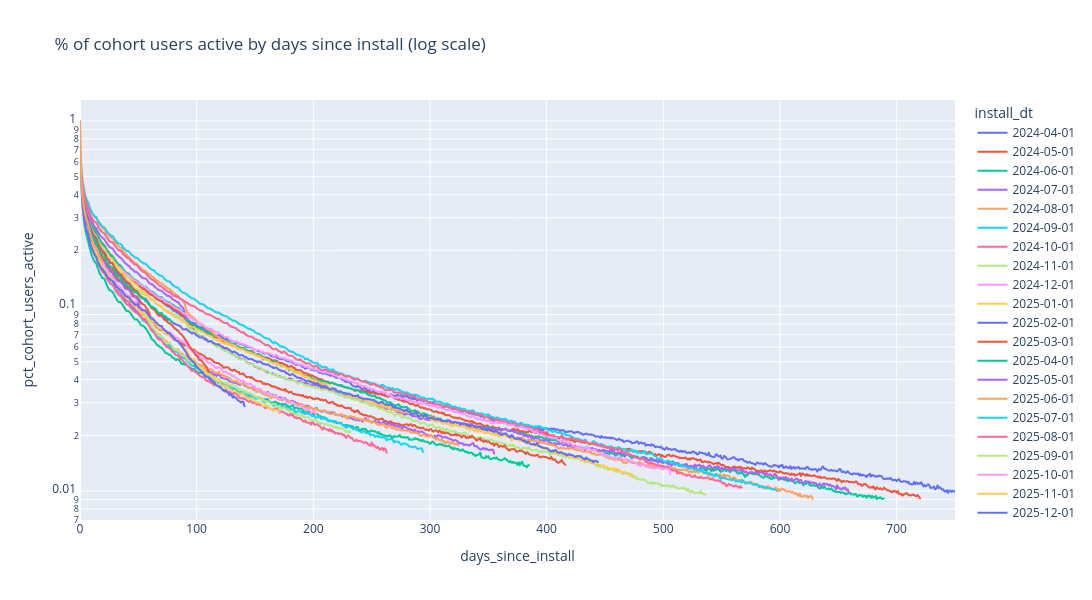

The notebook cell this image was saved under:
### Code cell
# hide-output

# apply a log transformation to the y axis to better visualize the differences between cohorts, especially in the later days since install where the percentage of active users is very low
fig = px.line(users_agg, 
              x='days_since_install', 
              y='pct_cohort_users_active',
              color='install_dt',
              title='% of cohort users active by days since install (log scale)',
              width=1200,
              height=600,
              hover_data={'pct_cohort_users_active': ':.2%', 'unique_users': True, 'total_cohort_users': True},
              log_y=True)


fig.show()

### Figure 1 — Plotly figure (JSON) as saved in the notebook; plotly's stock layout.template omitted (floating-point values rounded to 4 significant figures; data arrays with more than 128 entries replaced by an {"elided": "..."} marker saying what was removed)
{"data": [{"customdata": {"elided": "751x2 int values"}, "hovertemplate": "install_dt=2024-04-01<br>days_since_install=%{x}<br>pct_cohort_users_active=%{y:.2%}<br>unique_users=%{customdata[0]}<br>total_cohort_users=%{customdata[1]}<extra></extra>", "legendgroup": "2024-04-01", "line": {"color": "#636efa", "dash": "solid"}, "marker": {"symbol": "circle"}, "mode": "lines", "name": "2024-04-01", "showlegend": true, "type": "scattergl", "x": {"elided": "751 int values"}, "xaxis": "x", "y": {"elided": "751 float values"}, "yaxis": "y"}, {"customdata": {"elided": "721x2 int values"}, "hovertemplate": "install_dt=2024-05-01<br>days_since_install=%{x}<br>pct_cohort_users_active=%{y:.2%}<br>unique_users=%{customdata[0]}<br>total_cohort_users=%{customdata[1]}<extra></extra>", "legendgroup": "2024-05-01", "line": {"color": "#EF553B", "dash": "solid"}, "marker": {"symbol": "circle"}, "mode": "lines", "name": "2024-05-01", "showlegend": true, "type": "scattergl", "x": {"elided": "721 int values"}, "xaxis": "x", "y": {"elided": "721 float values"}, "yaxis": "y"}, {"customdata": {"elided": "690x2 int values"}, "hovertemplate": "install_dt=2024-06-01<br>days_since_install=%{x}<br>pct_cohort_users_active=%{y:.2%}<br>unique_users=%{customdata[0]}<br>total_cohort_users=%{customdata[1]}<extra></extra>", "legendgroup": "2024-06-01", "line": {"color": "#00cc96", "dash": "solid"}, "marker": {"symbol": "circle"}, "mode": "lines", "name": "2024-06-01", "showlegend": true, "type": "scattergl", "x": {"elided": "690 int values"}, "xaxis": "x", "y": {"elided": "690 float values"}, "yaxis": "y"}, {"customdata": {"elided": "660x2 int values"}, "hovertemplate": "install_dt=2024-07-01<br>days_since_install=%{x}<br>pct_cohort_users_active=%{y:.2%}<br>unique_users=%{customdata[0]}<br>total_cohort_users=%{customdata[1]}<extra></extra>", "legendgroup": "2024-07-01", "line": {"color": "#ab63fa", "dash": "solid"}, "marker": {"symbol": "circle"}, "mode": "lines", "name": "2024-07-01", "showlegend": true, "type": "scattergl", "x": {"elided": "660 int values"}, "xaxis": "x", "y": {"elided": "660 float values"}, "yaxis": "y"}, {"customdata": {"elided": "629x2 int values"}, "hovertemplate": "install_dt=2024-08-01<br>days_since_install=%{x}<br>pct_cohort_users_active=%{y:.2%}<br>unique_users=%{customdata[0]}<br>total_cohort_users=%{customdata[1]}<extra></extra>", "legendgroup": "2024-08-01", "line": {"color": "#FFA15A", "dash": "solid"}, "marker": {"symbol": "circle"}, "mode": "lines", "name": "2024-08-01", "showlegend": true, "type": "scattergl", "x": {"elided": "629 int values"}, "xaxis": "x", "y": {"elided": "629 float values"}, "yaxis": "y"}, {"customdata": {"elided": "598x2 int values"}, "hovertemplate": "install_dt=2024-09-01<br>days_since_install=%{x}<br>pct_cohort_users_active=%{y:.2%}<br>unique_users=%{customdata[0]}<br>total_cohort_users=%{customdata[1]}<extra></extra>", "legendgroup": "2024-09-01", "line": {"color": "#19d3f3", "dash": "solid"}, "marker": {"symbol": "circle"}, "mode": "lines", "name": "2024-09-01", "showlegend": true, "type": "scattergl", "x": {"elided": "598 int values"}, "xaxis": "x", "y": {"elided": "598 float values"}, "yaxis": "y"}, {"customdata": {"elided": "568x2 int values"}, "hovertemplate": "install_dt=2024-10-01<br>days_since_install=%{x}<br>pct_cohort_users_active=%{y:.2%}<br>unique_users=%{customdata[0]}<br>total_cohort_users=%{customdata[1]}<extra></extra>", "legendgroup": "2024-10-01", "line": {"color": "#FF6692", "dash": "solid"}, "marker": {"symbol": "circle"}, "mode": "lines", "name": "2024-10-01", "showlegend": true, "type": "scattergl", "x": {"elided": "568 int values"}, "xaxis": "x", "y": {"elided": "568 float values"}, "yaxis": "y"}, {"customdata": {"elided": "537x2 int values"}, "hovertemplate": "install_dt=2024-11-01<br>days_since_install=%{x}<br>pct_cohort_users_active=%{y:.2%}<br>unique_users=%{customdata[0]}<br>total_cohort_users=%{customdata[1]}<extra></extra>", "legendgroup": "2024-11-01", "line": {"color": "#B6E880", "dash": "solid"}, "marker": {"symbol": "circle"}, "mode": "lines", "name": "2024-11-01", "showlegend": true, "type": "scattergl", "x": {"elided": "537 int values"}, "xaxis": "x", "y": {"elided": "537 float values"}, "yaxis": "y"}, {"customdata": {"elided": "507x2 int values"}, "hovertemplate": "install_dt=2024-12-01<br>days_since_install=%{x}<br>pct_cohort_users_active=%{y:.2%}<br>unique_users=%{customdata[0]}<br>total_cohort_users=%{customdata[1]}<extra></extra>", "legendgroup": "2024-12-01", "line": {"color": "#FF97FF", "dash": "solid"}, "marker": {"symbol": "circle"}, "mode": "lines", "name": "2024-12-01", "showlegend": true, "type": "scattergl", "x": {"elided": "507 int values"}, "xaxis": "x", "y": {"elided": "507 float values"}, "yaxis": "y"}, {"customdata": {"elided": "476x2 int values"}, "hovertemplate": "install_dt=2025-01-01<br>days_since_install=%{x}<br>pct_cohort_users_active=%{y:.2%}<br>unique_users=%{customdata[0]}<br>total_cohort_users=%{customdata[1]}<extra></extra>", "legendgroup": "2025-01-01", "line": {"color": "#FECB52", "dash": "solid"}, "marker": {"symbol": "circle"}, "mode": "lines", "name": "2025-01-01", "showlegend": true, "type": "scattergl", "x": {"elided": "476 int values"}, "xaxis": "x", "y": {"elided": "476 float values"}, "yaxis": "y"}, {"customdata": {"elided": "445x2 int values"}, "hovertemplate": "install_dt=2025-02-01<br>days_since_install=%{x}<br>pct_cohort_users_active=%{y:.2%}<br>unique_users=%{customdata[0]}<br>total_cohort_users=%{customdata[1]}<extra></extra>", "legendgroup": "2025-02-01", "line": {"color": "#636efa", "dash": "solid"}, "marker": {"symbol": "circle"}, "mode": "lines", "name": "2025-02-01", "showlegend": true, "type": "scattergl", "x": {"elided": "445 int values"}, "xaxis": "x", "y": {"elided": "445 float values"}, "yaxis": "y"}, {"customdata": {"elided": "417x2 int values"}, "hovertemplate": "install_dt=2025-03-01<br>days_since_install=%{x}<br>pct_cohort_users_active=%{y:.2%}<br>unique_users=%{customdata[0]}<br>total_cohort_users=%{customdata[1]}<extra></extra>", "legendgroup": "2025-03-01", "line": {"color": "#EF553B", "dash": "solid"}, "marker": {"symbol": "circle"}, "mode": "lines", "name": "2025-03-01", "showlegend": true, "type": "scattergl", "x": {"elided": "417 int values"}, "xaxis": "x", "y": {"elided": "417 float values"}, "yaxis": "y"}, {"customdata": {"elided": "386x2 int values"}, "hovertemplate": "install_dt=2025-04-01<br>days_since_install=%{x}<br>pct_cohort_users_active=%{y:.2%}<br>unique_users=%{customdata[0]}<br>total_cohort_users=%{customdata[1]}<extra></extra>", "legendgroup": "2025-04-01", "line": {"color": "#00cc96", "dash": "solid"}, "marker": {"symbol": "circle"}, "mode": "lines", "name": "2025-04-01", "showlegend": true, "type": "scattergl", "x": {"elided": "386 int values"}, "xaxis": "x", "y": {"elided": "386 float values"}, "yaxis": "y"}, {"customdata": {"elided": "356x2 int values"}, "hovertemplate": "install_dt=2025-05-01<br>days_since_install=%{x}<br>pct_cohort_users_active=%{y:.2%}<br>unique_users=%{customdata[0]}<br>total_cohort_users=%{customdata[1]}<extra></extra>", "legendgroup": "2025-05-01", "line": {"color": "#ab63fa", "dash": "solid"}, "marker": {"symbol": "circle"}, "mode": "lines", "name": "2025-05-01", "showlegend": true, "type": "scattergl", "x": {"elided": "356 int values"}, "xaxis": "x", "y": {"elided": "356 float values"}, "yaxis": "y"}, {"customdata": {"elided": "325x2 int values"}, "hovertemplate": "install_dt=2025-06-01<br>days_since_install=%{x}<br>pct_cohort_users_active=%{y:.2%}<br>unique_users=%{customdata[0]}<br>total_cohort_users=%{customdata[1]}<extra></extra>", "legendgroup": "2025-06-01", "line": {"color": "#FFA15A", "dash": "solid"}, "marker": {"symbol": "circle"}, "mode": "lines", "name": "2025-06-01", "showlegend": true, "type": "scattergl", "x": {"elided": "325 int values"}, "xaxis": "x", "y": {"elided": "325 float values"}, "yaxis": "y"}, {"customdata": {"elided": "295x2 int values"}, "hovertemplate": "install_dt=2025-07-01<br>days_since_install=%{x}<br>pct_cohort_users_active=%{y:.2%}<br>unique_users=%{customdata[0]}<br>total_cohort_users=%{customdata[1]}<extra></extra>", "legendgroup": "2025-07-01", "line": {"color": "#19d3f3", "dash": "solid"}, "marker": {"symbol": "circle"}, "mode": "lines", "name": "2025-07-01", "showlegend": true, "type": "scattergl", "x": {"elided": "295 int values"}, "xaxis": "x", "y": {"elided": "295 float values"}, "yaxis": "y"}, {"customdata": {"elided": "264x2 int values"}, "hovertemplate": "install_dt=2025-08-01<br>days_since_install=%{x}<br>pct_cohort_users_active=%{y:.2%}<br>unique_users=%{customdata[0]}<br>total_cohort_users=%{customdata[1]}<extra></extra>", "legendgroup": "2025-08-01", "line": {"color": "#FF6692", "dash": "solid"}, "marker": {"symbol": "circle"}, "mode": "lines", "name": "2025-08-01", "showlegend": true, "type": "scattergl", "x": {"elided": "264 int values"}, "xaxis": "x", "y": {"elided": "264 float values"}, "yaxis": "y"}, {"customdata": {"elided": "233x2 int values"}, "hovertemplate": "install_dt=2025-09-01<br>days_since_install=%{x}<br>pct_cohort_users_active=%{y:.2%}<br>unique_users=%{customdata[0]}<br>total_cohort_users=%{customdata[1]}<extra></extra>", "legendgroup": "2025-09-01", "line": {"color": "#B6E880", "dash": "solid"}, "marker": {"symbol": "circle"}, "mode": "lines", "name": "2025-09-01", "showlegend": true, "type": "scattergl", "x": {"elided": "233 int values"}, "xaxis": "x", "y": {"elided": "233 float values"}, "yaxis": "y"}, {"customdata": {"elided": "203x2 int values"}, "hovertemplate": "install_dt=2025-10-01<br>days_since_install=%{x}<br>pct_cohort_users_active=%{y:.2%}<br>unique_users=%{customdata[0]}<br>total_cohort_users=%{customdata[1]}<extra></extra>", "legendgroup": "2025-10-01", "line": {"color": "#FF97FF", "dash": "solid"}, "marker": {"symbol": "circle"}, "mode": "lines", "name": "2025-10-01", "showlegend": true, "type": "scattergl", "x": {"elided": "203 int values"}, "xaxis": "x", "y": {"elided": "203 float values"}, "yaxis": "y"}, {"customdata": {"elided": "172x2 int values"}, "hovertemplate": "install_dt=2025-11-01<br>days_since_install=%{x}<br>pct_cohort_users_active=%{y:.2%}<br>unique_users=%{customdata[0]}<br>total_cohort_users=%{customdata[1]}<extra></extra>", "legendgroup": "2025-11-01", "line": {"color": "#FECB52", "dash": "solid"}, "marker": {"symbol": "circle"}, "mode": "lines", "name": "2025-11-01", "showlegend": true, "type": "scattergl", "x": {"elided": "172 int values"}, "xaxis": "x", "y": {"elided": "172 float values"}, "yaxis": "y"}, {"customdata": {"elided": "142x2 int values"}, "hovertemplate": "install_dt=2025-12-01<br>days_since_install=%{x}<br>pct_cohort_users_active=%{y:.2%}<br>unique_users=%{customdata[0]}<br>total_cohort_users=%{customdata[1]}<extra></extra>", "legendgroup": "2025-12-01", "line": {"color": "#636efa", "dash": "solid"}, "marker": {"symbol": "circle"}, "mode": "lines", "name": "2025-12-01", "showlegend": true, "type": "scattergl", "x": {"elided": "142 int values"}, "xaxis": "x", "y": {"elided": "142 float values"}, "yaxis": "y"}, {"customdata": {"elided": "111x2 int values"}, "hovertemplate": "install_dt=2026-01-01<br>days_since_install=%{x}<br>pct_cohort_users_active=%{y:.2%}<br>unique_users=%{customdata[0]}<br>total_cohort_users=%{customdata[1]}<extra></extra>", "legendgroup": "2026-01-01", "line": {"color": "#EF553B", "dash": "solid"}, "marker": {"symbol": "circle"}, "mode": "lines", "name": "2026-01-01", "showlegend": true, "type": "scattergl", "x": [0, 1, 2, 3, 4, 5, 6, 7, 8, 9, 10, 11, 12, 13, 14, 15, 16, 17, 18, 19, 20, 21, 22, 23, 24, 25, 26, 27, 28, 29, 30, 31, 32, 33, 34, 35, 36, 37, 38, 39, 40, 41, 42, 43, 44, 45, 46, 47, 48, 49, 50, 51, 52, 53, 54, 55, 56, 57, 58, 59, 60, 61, 62, 63, 64, 65, 66, 67, 68, 69, 70, 71, 72, 73, 74, 75, 76, 77, 78, 79, 80, 81, 82, 83, 84, 85, 86, 87, 88, 89, 90, 91, 92, 93, 94, 95, 96, 97, 98, 99, 100, 101, 102, 103, 104, 105, 106, 107, 108, 109, 110], "xaxis": "x", "y": [0.9876, 0.5167, 0.4117, 0.3648, 0.3362, 0.3143, 0.3018, 0.2887, 0.2726, 0.2613, 0.2523, 0.2435, 0.2362, 0.232, 0.2274, 0.2192, 0.2128, 0.2067, 0.2014, 0.1986, 0.1932, 0.1916, 0.1847, 0.1824, 0.1784, 0.1751, 0.1707, 0.1704, 0.1704, 0.1646, 0.1609, 0.1574, 0.1545, 0.1518, 0.1487, 0.1482, 0.1462, 0.1424, 0.14, 0.1367, 0.1355, 0.1338, 0.1333, 0.1305, 0.1278, 0.1252, 0.1235, 0.1218, 0.1206, 0.1203, 0.1171, 0.1148, 0.1129, 0.1119, 0.1108, 0.1093, 0.1077, 0.1062, 0.1046, 0.1017, 0.1006, 0.09778, 0.09708, 0.09584, 0.09507, 0.09308, 0.09126, 0.08919, 0.08836, 0.08876, 0.08822, 0.08695, 0.08447, 0.08394, 0.08329, 0.08198, 0.08065, 0.08068, 0.07957, 0.07903, 0.07709, 0.07573, 0.07538, 0.0739, 0.07388, 0.07218, 0.07093, 0.07008, 0.06885, 0.06786, 0.06605, 0.06496, 0.0636, 0.06168, 0.06027, 0.05923, 0.05798, 0.05707, 0.05601, 0.05439, 0.05392, 0.053, 0.05112, 0.05126, 0.05068, 0.04992, 0.04899, 0.04821, 0.04705, 0.04649, 0.0445], "yaxis": "y"}, {"customdata": {"elided": "80x2 int values"}, "hovertemplate": "install_dt=2026-02-01<br>days_since_install=%{x}<br>pct_cohort_users_active=%{y:.2%}<br>unique_users=%{customdata[0]}<br>total_cohort_users=%{customdata[1]}<extra></extra>", "legendgroup": "2026-02-01", "line": {"color": "#00cc96", "dash": "solid"}, "marker": {"symbol": "circle"}, "mode": "lines", "name": "2026-02-01", "showlegend": true, "type": "scattergl", "x": [0, 1, 2, 3, 4, 5, 6, 7, 8, 9, 10, 11, 12, 13, 14, 15, 16, 17, 18, 19, 20, 21, 22, 23, 24, 25, 26, 27, 28, 29, 30, 31, 32, 33, 34, 35, 36, 37, 38, 39, 40, 41, 42, 43, 44, 45, 46, 47, 48, 49, 50, 51, 52, 53, 54, 55, 56, 57, 58, 59, 60, 61, 62, 63, 64, 65, 66, 67, 68, 69, 70, 71, 72, 73, 74, 75, 76, 77, 78, 79], "xaxis": "x", "y": [0.988, 0.5006, 0.399, 0.358, 0.3262, 0.3061, 0.2921, 0.2805, 0.2666, 0.2525, 0.2432, 0.2323, 0.2296, 0.2216, 0.2193, 0.211, 0.2022, 0.1977, 0.1925, 0.1881, 0.1849, 0.1853, 0.1792, 0.1729, 0.1706, 0.1652, 0.1637, 0.1623, 0.1602, 0.157, 0.1523, 0.1487, 0.1455, 0.1453, 0.1435, 0.1412, 0.138, 0.1359, 0.1336, 0.1312, 0.1298, 0.1272, 0.1279, 0.1254, 0.1237, 0.1216, 0.1196, 0.1183, 0.1186, 0.1172, 0.1149, 0.1128, 0.1115, 0.1102, 0.1094, 0.1102, 0.1063, 0.1056, 0.1039, 0.102, 0.1015, 0.09894, 0.09938, 0.09763, 0.09765, 0.09632, 0.09421, 0.09224, 0.09178, 0.09154, 0.09202, 0.0895, 0.0886, 0.08836, 0.08673, 0.08569, 0.08525, 0.08462, 0.08287, 0.08224], "yaxis": "y"}, {"customdata": [[37981, 38398], [18568, 38398], [14794, 38398], [13031, 38398], [11950, 38398], [11233, 38398], [10692, 38398], [10358, 38398], [9605, 38398], [9127, 38398], [8708, 38398], [8492, 38398], [8290, 38398], [8064, 38398], [7937, 38398], [7664, 38398], [7286, 38398], [7098, 38398], [6936, 38398], [6731, 38398], [6672, 38398], [6660, 38398], [6494, 38398], [6255, 38398], [6188, 38398], [6054, 38398], [5895, 38398], [5851, 38398], [5766, 38398], [5619, 38398], [5501, 38398], [5391, 38398], [5269, 38398], [5218, 38398], [5193, 38398], [5203, 38398], [5066, 38398], [5009, 38398], [4831, 38398], [4755, 38398], [4733, 38398], [4721, 38398], [4691, 38398], [4601, 38398], [4444, 38398], [4343, 38398], [4317, 38398], [4293, 38398], [4245, 38398], [4194, 38398], [4102, 38398], [3913, 38398]], "hovertemplate": "install_dt=2026-03-01<br>days_since_install=%{x}<br>pct_cohort_users_active=%{y:.2%}<br>unique_users=%{customdata[0]}<br>total_cohort_users=%{customdata[1]}<extra></extra>", "legendgroup": "2026-03-01", "line": {"color": "#ab63fa", "dash": "solid"}, "marker": {"symbol": "circle"}, "mode": "lines", "name": "2026-03-01", "showlegend": true, "type": "scattergl", "x": [0, 1, 2, 3, 4, 5, 6, 7, 8, 9, 10, 11, 12, 13, 14, 15, 16, 17, 18, 19, 20, 21, 22, 23, 24, 25, 26, 27, 28, 29, 30, 31, 32, 33, 34, 35, 36, 37, 38, 39, 40, 41, 42, 43, 44, 45, 46, 47, 48, 49, 50, 51], "xaxis": "x", "y": [0.9891, 0.4836, 0.3853, 0.3394, 0.3112, 0.2925, 0.2785, 0.2698, 0.2501, 0.2377, 0.2268, 0.2212, 0.2159, 0.21, 0.2067, 0.1996, 0.1897, 0.1849, 0.1806, 0.1753, 0.1738, 0.1734, 0.1691, 0.1629, 0.1612, 0.1577, 0.1535, 0.1524, 0.1502, 0.1463, 0.1433, 0.1404, 0.1372, 0.1359, 0.1352, 0.1355, 0.1319, 0.1304, 0.1258, 0.1238, 0.1233, 0.1229, 0.1222, 0.1198, 0.1157, 0.1131, 0.1124, 0.1118, 0.1106, 0.1092, 0.1068, 0.1019], "yaxis": "y"}, {"customdata": [[30879, 30917], [15665, 30917], [12405, 30917], [10989, 30917], [10026, 30917], [9352, 30917], [8898, 30917], [8553, 30917], [7992, 30917], [7500, 30917], [7132, 30917], [6842, 30917], [6582, 30917], [6487, 30917], [6340, 30917], [6140, 30917], [5894, 30917], [5732, 30917], [5556, 30917], [5404, 30917], [5328, 30917]], "hovertemplate": "install_dt=2026-04-01<br>days_since_install=%{x}<br>pct_cohort_users_active=%{y:.2%}<br>unique_users=%{customdata[0]}<br>total_cohort_users=%{customdata[1]}<extra></extra>", "legendgroup": "2026-04-01", "line": {"color": "#FFA15A", "dash": "solid"}, "marker": {"symbol": "circle"}, "mode": "lines", "name": "2026-04-01", "showlegend": true, "type": "scattergl", "x": [0, 1, 2, 3, 4, 5, 6, 7, 8, 9, 10, 11, 12, 13, 14, 15, 16, 17, 18, 19, 20], "xaxis": "x", "y": [0.9988, 0.5067, 0.4012, 0.3554, 0.3243, 0.3025, 0.2878, 0.2766, 0.2585, 0.2426, 0.2307, 0.2213, 0.2129, 0.2098, 0.2051, 0.1986, 0.1906, 0.1854, 0.1797, 0.1748, 0.1723], "yaxis": "y"}], "layout": {"height": 600, "legend": {"title": {"text": "install_dt"}, "tracegroupgap": 0}, "title": {"text": "% of cohort users active by days since install (log scale)"}, "width": 1200, "xaxis": {"anchor": "y", "domain": [0, 1], "title": {"text": "days_since_install"}}, "yaxis": {"anchor": "x", "domain": [0, 1], "title": {"text": "pct_cohort_users_active"}, "type": "log"}}}
